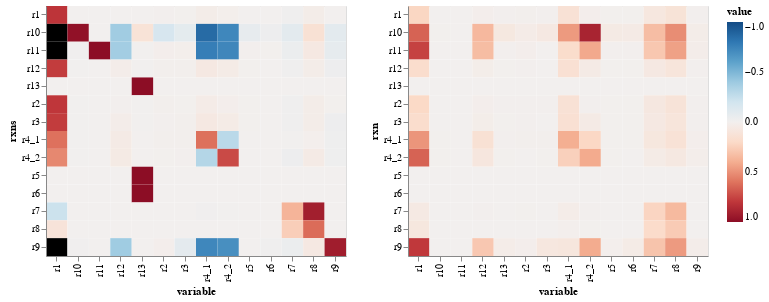

The code cell stored with this chart in its notebook:
### Markdown cell above
### Plot flux control coefficients median (on the left) and respective interquartile range (on the right)

### Code cell
alt.hconcat(get_heatmaps(Cv_df_median, 'rxns'),
            get_heatmaps(Cv_df_iqr, 'rxn'))

### Figure 1 — Vega-Lite specification as saved in the notebook (floating-point values rounded to 4 significant figures; data arrays with more than 128 entries replaced by an {"elided": "..."} marker saying what was removed)
{"config": {"view": {"continuousWidth": 400, "continuousHeight": 300}}, "hconcat": [{"data": {"name": "data-91017f9bdf0542d4a97512235d02080b"}, "mark": "rect", "encoding": {"color": {"field": "value", "scale": {"domain": [1, -1], "scheme": "redblue"}, "type": "quantitative"}, "tooltip": [{"field": "value", "type": "quantitative"}, {"field": "variable", "type": "nominal"}, {"field": "rxns", "type": "nominal"}], "x": {"field": "variable", "type": "nominal"}, "y": {"field": "rxns", "type": "nominal"}}, "height": 250, "width": 300}, {"data": {"name": "data-f5fcc5e69ffa9fcf123eba1721891549"}, "mark": "rect", "encoding": {"color": {"field": "value", "scale": {"domain": [1, -1], "scheme": "redblue"}, "type": "quantitative"}, "tooltip": [{"field": "value", "type": "quantitative"}, {"field": "variable", "type": "nominal"}, {"field": "rxn", "type": "nominal"}], "x": {"field": "variable", "type": "nominal"}, "y": {"field": "rxn", "type": "nominal"}}, "height": 250, "width": 300}], "$schema": "https://vega.github.io/schema/vega-lite/v4.17.0.json", "datasets": {"data-91017f9bdf0542d4a97512235d02080b": {"elided": "196 records"}, "data-f5fcc5e69ffa9fcf123eba1721891549": {"elided": "196 records"}}}
